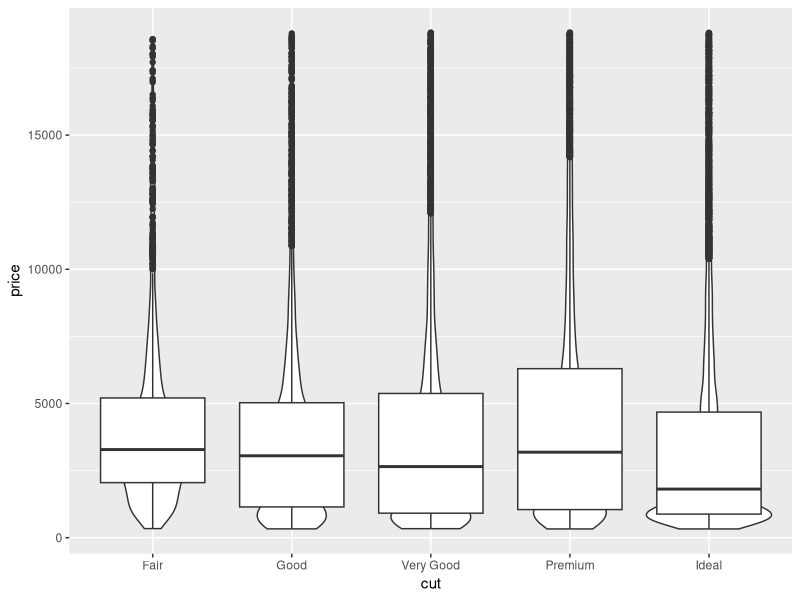
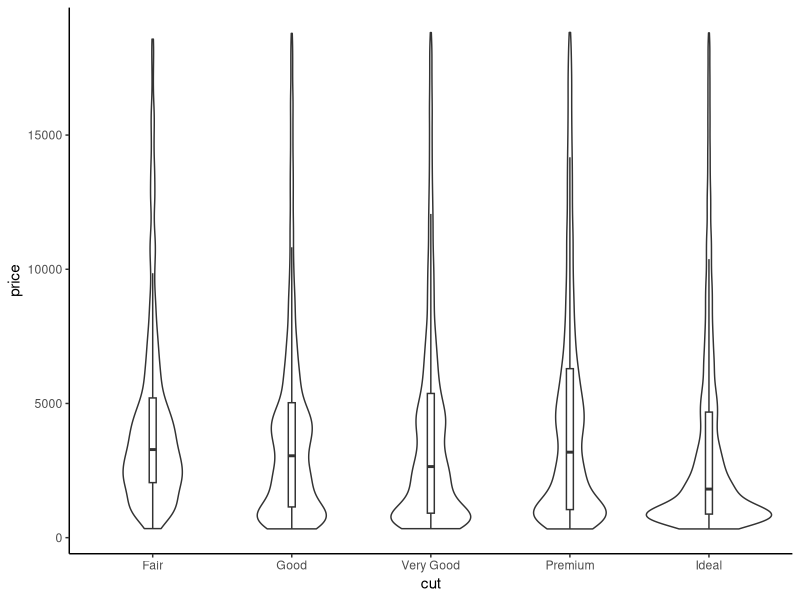
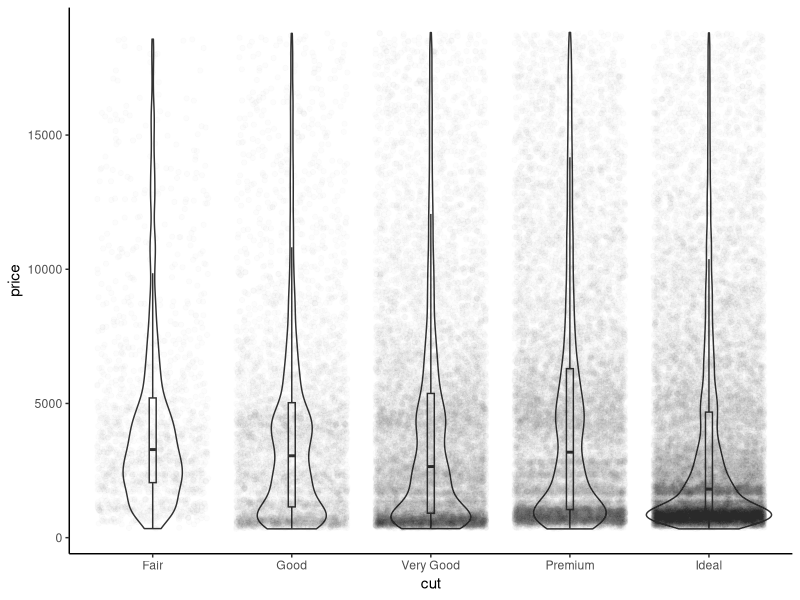
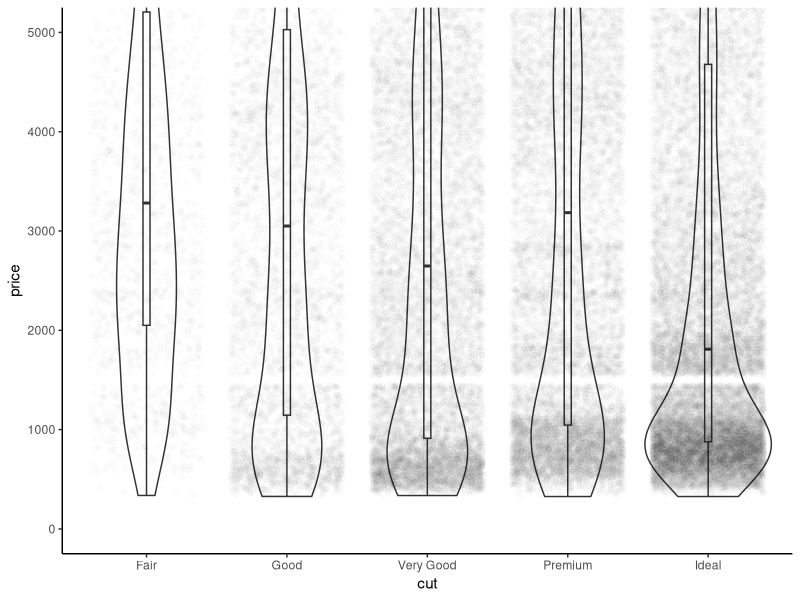
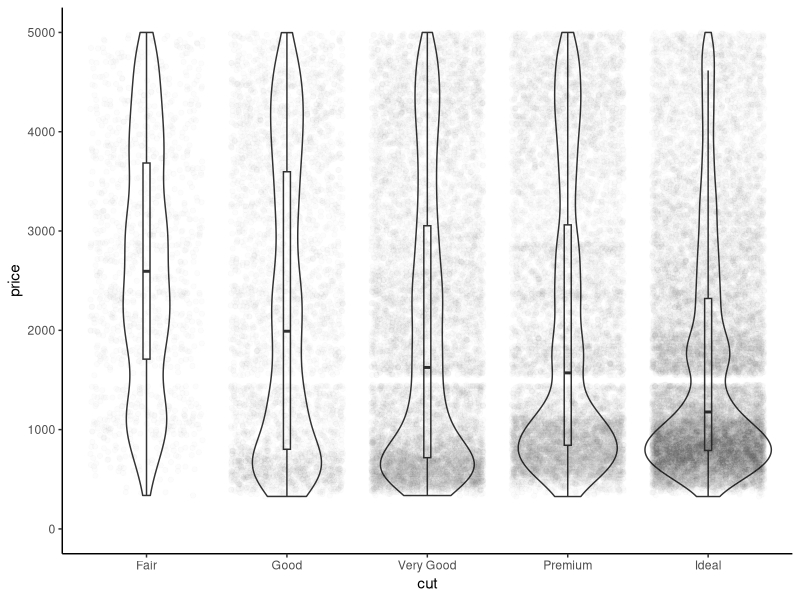
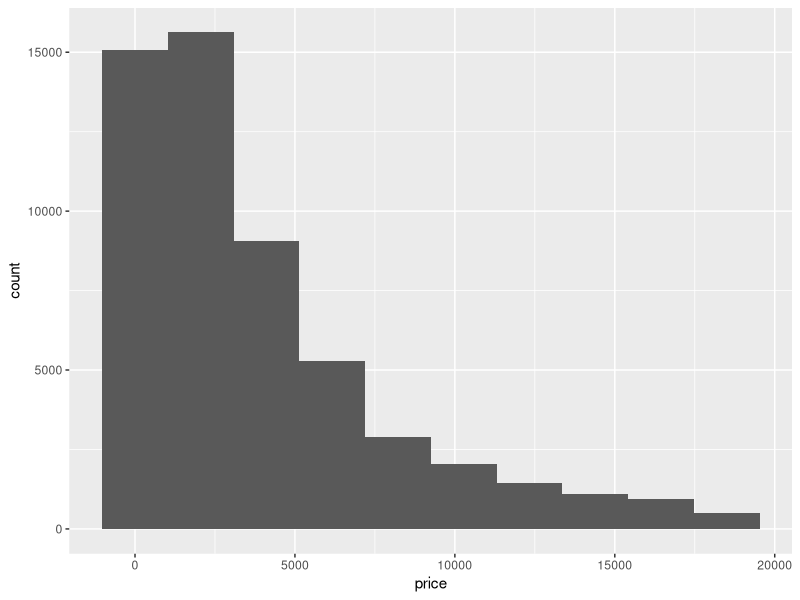
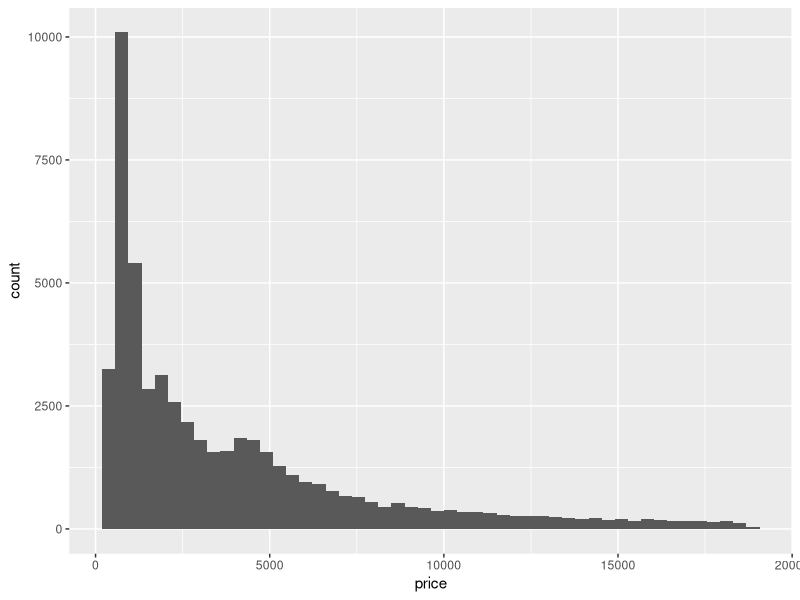
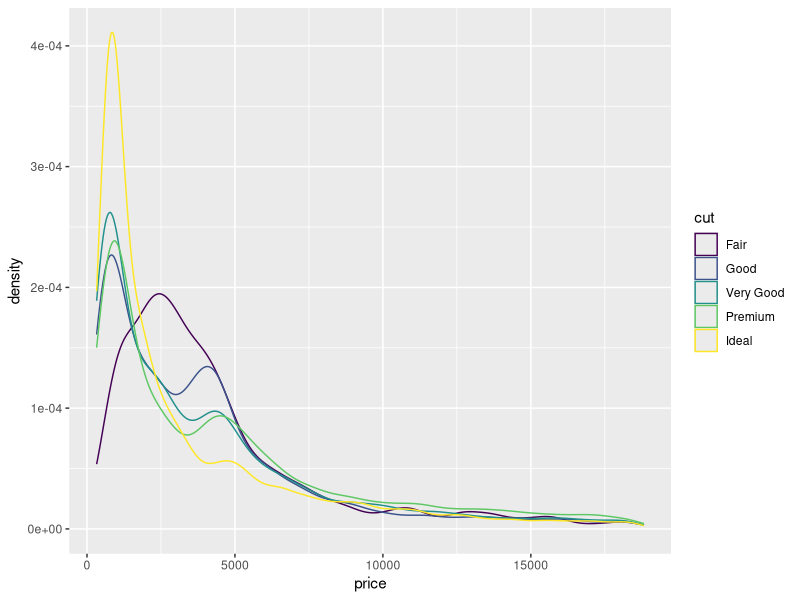

Generate these figures, in order, with R:
## ---- chunk 1
library(tidyverse)

here::here()
## ---- chunk 2
head(diamonds)
summary(diamonds)
glimpse(diamonds)
## ---- chunk 3
diamonds |>
  ggplot(aes(x = cut, y = price)) +
  geom_violin() +
  geom_boxplot()
## ---- chunk 4
diamonds |>
  ggplot(aes(x = cut, y = price)) +
  geom_violin() +
  geom_boxplot(width = .05, outliers = F) +
  theme_classic()
## ---- chunk 5
diamonds |>
  ggplot(aes(x = cut, y = price)) +
  geom_violin() +
  geom_boxplot(width = .05, outliers = F) +
  geom_jitter(alpha = .01) +
  theme_classic()
## ---- chunk 6
diamonds |>
  ggplot(aes(x = cut, y = price)) +
  geom_violin() +
  geom_boxplot(width = .05, outliers = F) +
  geom_jitter(alpha = .01) +
  coord_cartesian(ylim = c(0, 5000)) +
  theme_classic()

diamonds |>
  ggplot(aes(x = cut, y = price)) +
  geom_violin() +
  geom_boxplot(width = .05, outliers = F) +
  geom_jitter(alpha = .01) +
  ylim(0, 5000) +
  theme_classic()
## ---- chunk 7
diamonds |>
  ggplot(aes(x = price)) +
  geom_histogram(bins = 10)

diamonds |>
  ggplot(aes(x = price)) +
  geom_histogram(bins = 50)
## ---- chunk 8
diamonds |>
  ggplot(aes(x = price, color = cut)) +
  geom_density()
## ---- chunk 9
diamonds |>
  ggplot(aes(x = price, color = cut)) +
  geom_density(linewidth = 2) +
  coord_cartesian(expand = F) +
  theme_classic(base_size = 14)
## ---- chunk 10
diamonds_clean <- diamonds |>
  pivot_longer(c(x, y, z),
               names_to = "dimension", values_to = "measurement") |>
  mutate(measurement = ifelse(measurement > 20 | measurement == 0, NA, measurement),
         dimension = factor(dimension, levels = c("x", "y", "z"), labels = c("length", "width", "depth")))
## ---- chunk 11
diamonds_clean |>
  ggplot(aes(x = measurement)) +
  geom_histogram(bins = 15) 
## ---- chunk 12
diamonds_clean |>
  ggplot(aes(x = measurement)) +
  geom_histogram(bins = 15) +
  facet_wrap(~ dimension, scales = "free_x")
## ---- chunk 13
diamonds_clean |>
  ggplot(aes(x = measurement, fill = cut)) +
  geom_histogram(bins = 15, position = "fill") +
  facet_wrap(~ dimension, scales = "free_x")
## ---- chunk 14
diamonds_clean |>
  ggplot(aes(x = measurement, y = price, color = cut)) +
  geom_point(alpha = .02) +
  facet_wrap(~ dimension, scales = "free_x")
## ---- chunk 15
diamonds_clean |>
  ggplot(aes(x = measurement, y = price, color = cut)) +
  geom_point(alpha = .02, shape = 16) +
  facet_wrap(~ dimension, scales = "free_x") +
  theme_classic(base_size = 14) +
  labs(x = "Measurement", y = "Price", color = "Cut") +
  guides(color = guide_legend(override.aes = list(alpha = 1, size = 3))) +
  theme(aspect.ratio = 1)
## ---- chunk 16
diamonds |>
  ggplot(aes(x = carat)) +
  geom_histogram(bins = 500)
## ---- chunk 17
diamonds_clean |>
  filter(dimension == "depth") |>
  ggplot(aes(x = carat, y = price)) +
  geom_point(alpha = .05, shape = 16)
## ---- chunk 18
diamonds_clean |>
  filter(dimension == "depth") |>
  ggplot(aes(x = carat, y = price, color = clarity)) +
  geom_point(alpha = .05, shape = 16)
## ---- chunk 19
diamonds_clean |>
  filter(dimension == "depth") |>
  ggplot(aes(x = carat, y = price, color = clarity)) +
  geom_point(alpha = .05, shape = 16) +
  scale_y_continuous("Price", labels = scales::label_currency()) +
  guides(color = guide_legend(override.aes = list(alpha = 1, size = 3)),
        x = guide_axis(cap = T), y = guide_axis(cap = T)) +
  labs(x = "Carat", color = "Clarity") +
  theme_classic(base_size = 15) +
  theme(legend.position = "bottom",
        aspect.ratio = 1)
